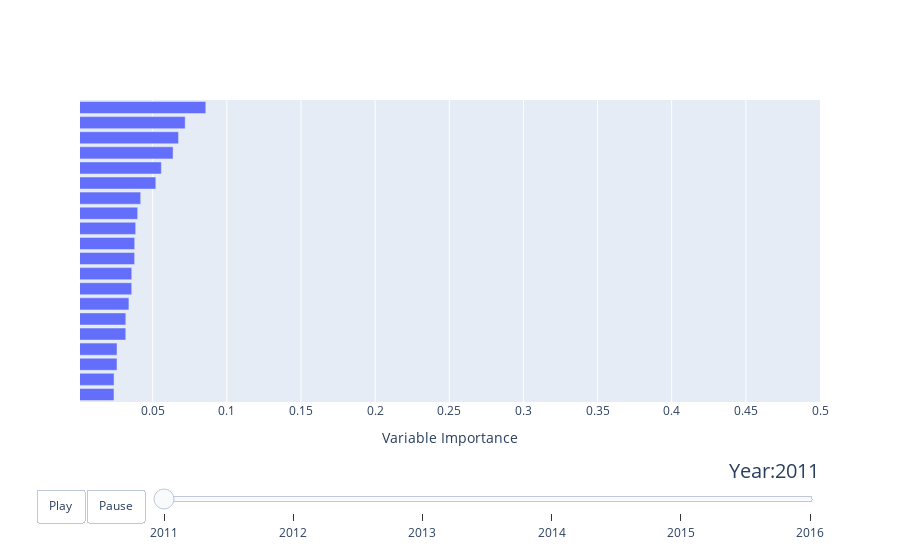

Source (notebook cell):
### Markdown cell above
### Visualization Code

### Code cell
import pandas as pd

# plotly imports
import plotly.graph_objects as go

# Converting the dictionary to a data frame
emp_df = pd. DataFrame()
for year in year_list:
    df = pd.DataFrame(feature_imp_dict[year], columns = ['feature_importance', 'feature'])
    df['year'] = year
    emp_df = pd.concat([emp_df, df])

dataset = emp_df.copy()

# defining the figure dictionary
fig_dict = {
    "data": [],
    "layout": {},
    "frames": []
}

# setting the range and title of x axis and y axis
fig_dict["layout"]["xaxis"] = {"range": [0.001, 0.5], "title": "Variable Importance"}
fig_dict["layout"]["yaxis"] = {"title": "Variables"}
fig_dict["layout"]["hovermode"] = "closest"


# defining the buttons on the visualization
fig_dict["layout"]["updatemenus"] = [
    {
        "buttons": [
            {
                "args": [None, {"frame": {"duration": 500, "redraw": False},
                                "fromcurrent": True, "transition": {"duration": 300,
                                                                    "easing": "quadratic-in-out"}}],
                "label": "Play",
                "method": "animate"
            },
            {
                "args": [[None], {"frame": {"duration": 0, "redraw": False},
                                  "mode": "immediate",
                                  "transition": {"duration": 0}}],
                "label": "Pause",
                "method": "animate"
            }
        ],
        "direction": "left",
        "pad": {"r": 10, "t": 87},
        "showactive": False,
        "type": "buttons",
        "x": 0.1,
        "xanchor": "right",
        "y": 0,
        "yanchor": "top"
    }
]

# defining the year slider
sliders_dict = {
    "active": 0,
    "yanchor": "top",
    "xanchor": "left",
    "currentvalue": {
        "font": {"size": 20},
        "prefix": "Year:",
        "visible": True,
        "xanchor": "right"
    },
    "transition": {"duration": 300, "easing": "cubic-in-out"},
    "pad": {"b": 10, "t": 50},
    "len": 0.9,
    "x": 0.1,
    "y": 0,
    "steps": []
}



# defining the initial frame of the visualization
year = 2011

# selecting only top 20 features (This can be parameterized)
dataset_by_year = dataset[dataset["year"] == year].tail(20)

data_dict = go.Bar(
            x=list(dataset_by_year['feature_importance']),
            y=list(dataset_by_year['feature']),
            orientation='h')

fig_dict["data"].append(data_dict)



# # Making different frames of the visualization
for year in year_list:
    frame = {"data": [], "name": str(year)}
    dataset_by_year = dataset[dataset["year"] == year].tail(20)
    data_dict = go.Bar(
            x=list(dataset_by_year['feature_importance']),
            y=list(dataset_by_year['feature']),
            text=list(dataset_by_year['feature']),
            textposition='auto',
            orientation='h')
    frame["data"].append(data_dict)
    

    fig_dict["frames"].append(frame)
    slider_step = {"args": [
        [year],
        {"frame": {"duration": 300, "redraw": False},
         "mode": "immediate",
         "transition": {"duration": 300}}
    ],
        "label": year,
        "method": "animate"}
    sliders_dict["steps"].append(slider_step)

fig_dict["layout"]["sliders"] = [sliders_dict]
fig = go.Figure(fig_dict)

# Hiding y_axes lables as they are not dynamic
fig.update_yaxes(visible=False, showticklabels=False)
fig.show()

### Figure 1 — Plotly figure (JSON) as saved in the notebook; plotly's stock layout.template omitted (floating-point values rounded to 4 significant figures)
{"data": [{"orientation": "h", "type": "bar", "x": [0.02391, 0.02396, 0.02594, 0.02596, 0.03186, 0.03188, 0.03399, 0.03587, 0.0359, 0.03784, 0.03788, 0.03855, 0.03989, 0.04191, 0.05213, 0.05586, 0.06376, 0.06743, 0.07193, 0.08581], "y": ["PPENT", "SALE", "RECT", "CHE", "AP", "COGS", "CEQ", "IVAO", "DLTT", "DP", "INTAN", "CFO", "PPENT_D1", "XINT", "INVT", "NOPIO", "RECT_D1", "E", "TXT", "INVT_D1"]}], "layout": {"hovermode": "closest", "sliders": [{"active": 0, "currentvalue": {"font": {"size": 20}, "prefix": "Year:", "visible": true, "xanchor": "right"}, "len": 0.9, "pad": {"b": 10, "t": 50}, "steps": [{"args": [[2011], {"frame": {"duration": 300, "redraw": false}, "mode": "immediate", "transition": {"duration": 300}}], "label": "2011", "method": "animate"}, {"args": [[2012], {"frame": {"duration": 300, "redraw": false}, "mode": "immediate", "transition": {"duration": 300}}], "label": "2012", "method": "animate"}, {"args": [[2013], {"frame": {"duration": 300, "redraw": false}, "mode": "immediate", "transition": {"duration": 300}}], "label": "2013", "method": "animate"}, {"args": [[2014], {"frame": {"duration": 300, "redraw": false}, "mode": "immediate", "transition": {"duration": 300}}], "label": "2014", "method": "animate"}, {"args": [[2015], {"frame": {"duration": 300, "redraw": false}, "mode": "immediate", "transition": {"duration": 300}}], "label": "2015", "method": "animate"}, {"args": [[2016], {"frame": {"duration": 300, "redraw": false}, "mode": "immediate", "transition": {"duration": 300}}], "label": "2016", "method": "animate"}], "transition": {"duration": 300, "easing": "cubic-in-out"}, "x": 0.1, "xanchor": "left", "y": 0, "yanchor": "top"}], "updatemenus": [{"buttons": [{"args": [null, {"frame": {"duration": 500, "redraw": false}, "fromcurrent": true, "transition": {"duration": 300, "easing": "quadratic-in-out"}}], "label": "Play", "method": "animate"}, {"args": [[null], {"frame": {"duration": 0, "redraw": false}, "mode": "immediate", "transition": {"duration": 0}}], "label": "Pause", "method": "animate"}], "direction": "left", "pad": {"r": 10, "t": 87}, "showactive": false, "type": "buttons", "x": 0.1, "xanchor": "right", "y": 0, "yanchor": "top"}], "xaxis": {"range": [0.001, 0.5], "title": {"text": "Variable Importance"}}, "yaxis": {"showticklabels": false, "title": {"text": "Variables"}, "visible": false}}}
